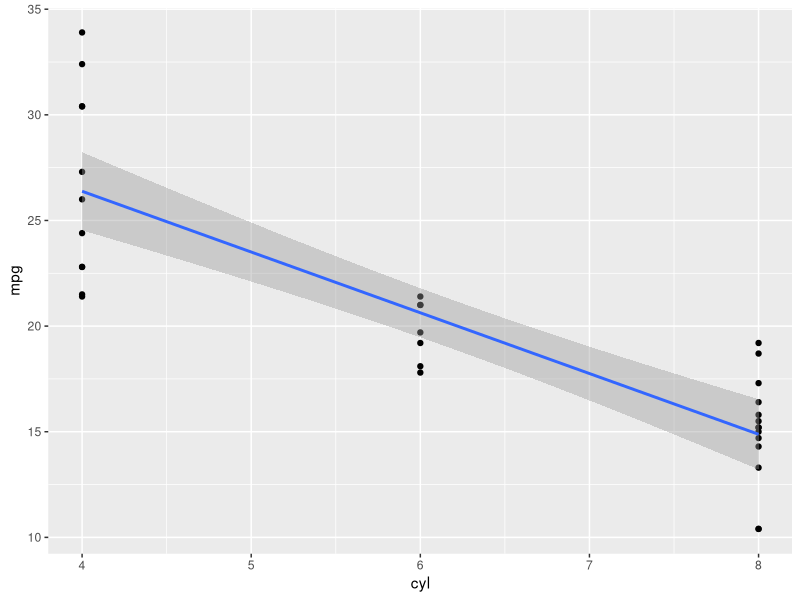

This figure's R source:
library(tidyverse)
library(ggpubr)

standardized_f <- function(x){
  if (sum(!is.na(x)) > 1){
    m <- mean(x)
    s <- sd(x)
    f <- (x-m)/s
    return(f)
  }else{
    print("error")
  }
}

a <- list(1,"hello",TRUE)
b <- list(n = 1,ch = "hello",b = TRUE)
c <- list(n = 1:10, ch = c("hello","goodbye"),b = c("TRUE","FALSE"))

data("mtcars")
ggplot(mtcars, aes(x = cyl, y = mpg)) +
  geom_point() + 
  stat_smooth(method = lm)

m1 <- lm(mpg ~ cyl,mtcars)
m2 <- lm(mpg ~ disp,mtcars)
